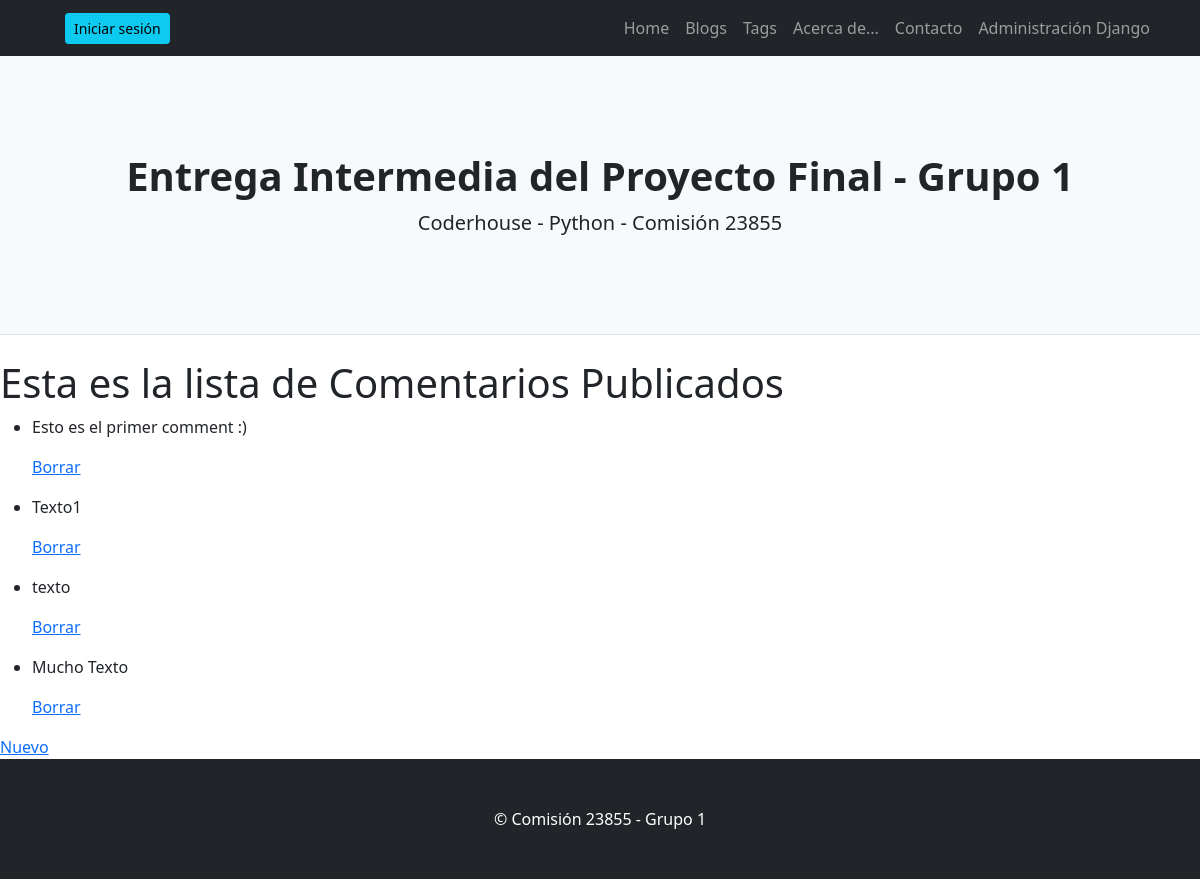
Before: /AppProyecto1/comment_lista/1 with the older database file.
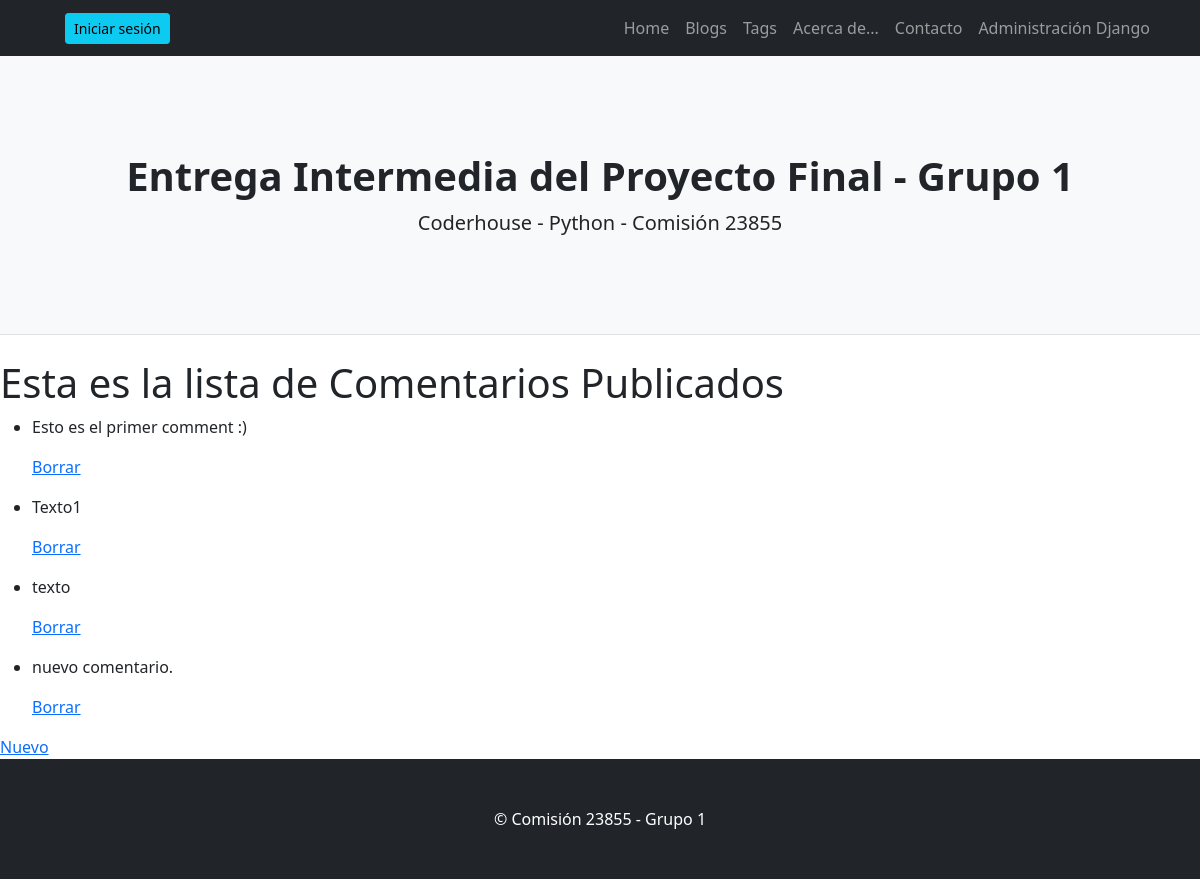
After: the same page with the newer database file.
### AppProyecto1/models.py (models this page shows)
class Comment(models.Model):
    text=models.TextField()
    blog=models.ForeignKey(Blog,on_delete=models.CASCADE)

### AppProyecto1/views.py (the view)
# urls.py: path('comment_lista/<blog>', views.commentLista, name = 'CommentList'),
def commentLista(request, blog):
    comments=Comment.objects.filter(blog=blog)
    return render(request,"AppProyecto1/comment_lista.html",{"comments":comments, "blog":blog})

### AppProyecto1/templates/AppProyecto1/comment_lista.html
{% extends 'AppProyecto1/padre.html' %}
{% load static %}
{% block contenidoQueCambia %}
<h1>Esta es la lista de Comentarios Publicados</h1>
<ul>
    {% for comment in comments %}
        <li>
            <p>{{comment.text}}</p>
            <p>
                <a href="{% url 'CommentDelete' comment.id %}">Borrar</a>
            </p>
        </li>
    {% endfor %}
</ul>
<a href="{% url 'CommentNew' blog %}">Nuevo</a>
{% endblock contenidoQueCambia %}

Changed rows visible on the page:
removed Comment: text "Mucho Texto"
added Comment: text "nuevo comentario."
